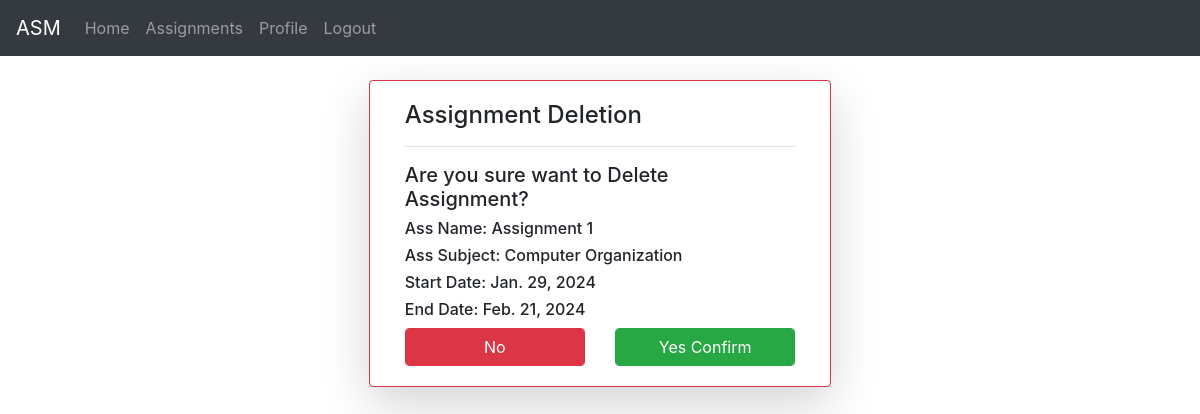
/tchdl/1/ (signed in), run on the app's committed database.
### ASMApp/models.py (models this page shows)
class AssignmentT(models.Model): #teacher assignment
	y = [
		(0,'----- Select Year -----'),
		(1,'1st Year'),
		(2,'2nd Year'),
		(3,'3rd Year'),
		(4,'4th Year'),
	]
	b = [
		('G','----- Select Branch -----'),
		('CSE','Computer Science and Engineering'),
		('ECE','Electrical and Communication Engineering'),
		('EEE','Electrical and Electronics Engineering'),
		('CIVIL','Civil Engineering'),
	]
	anm = models.IntegerField()
	aname = models.CharField(max_length=50)
	ayear = models.IntegerField(default=0,max_length=5,choices=y)
	abranch = models.CharField(default='G',max_length=6,choices=b)
	asubject = models.CharField(max_length=50)
	adesc = models.CharField(max_length=250)
	astartdate = models.DateField()
	aenddate = models.DateField()
	amarks = models.IntegerField(default=10)
	astatus = models.BooleanField(default=0)
	atch = models.ForeignKey(User,on_delete=models.CASCADE)#teacher can create many assgnments so we use foreign key

### ASMApp/views.py (the view)
# urls.py: path('tchdl/<int:g>/',views.adlt,name="atdh"),
@login_required
def adlt(request,g):
	n = AssignmentT.objects.get(id=g)
	if request.method == "POST":
		n.delete()
		return redirect('/tasgn')
	return render(request,'html/asdel.html',{'k':n})

### templates/html/asdel.html (shortened to what this page needs)
{% extends 'html/base.html' %}
{% block content %}
<div class="card col-md-5 mx-auto shadow-lg border rounded border-danger">
	<div class="card-body">
		<h4>Assignment Deletion</h4>
		<hr/>
		<form method="post">
			<h5>Are you sure want to Delete Assignment?</h5>
			<h6>Ass Name: {{k.aname}}</h6>
			<h6>Ass Subject: {{k.asubject}} </h6>
			<h6>Start Date: {{k.astartdate}}</h6>
			<h6>End Date: {{k.aenddate}}</h6>
			<div class="row">
				<div class="col">
					<a href="{% url 'taslist' %}" class="btn btn-danger form-control">No</a>
				</div>
				<div class="col">
					<input type="submit" value="Yes Confirm" class="btn btn-success form-control">
				</div>
			</div>
		</form>
	</div>
</div>
{% endblock %}

### data on the page
AssignmentT: aname "Assignment 1", asubject "Computer Organization", astartdate "Jan. 29, 2024", aenddate "Feb. 21, 2024"
